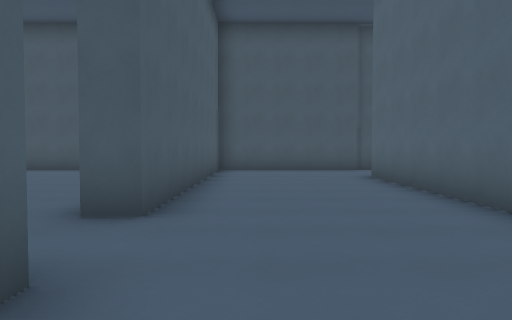
View 1 (above)

20 first-person views from a walk through a Godot game level. The camera is 1.5 m above the floor, tilts 2° down and sees 70° across. The floor is counted in squares, 2 m on a side. Each view is taken from the middle of a square. On the plan, view 1 faces up. The plan holds only what a view shows up to about 11 squares ahead; the rest is blank. The place goes on beyond the plan. Characters and animated objects are not drawn.

View 2
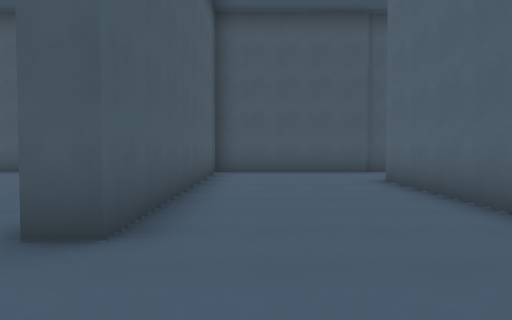

View 3
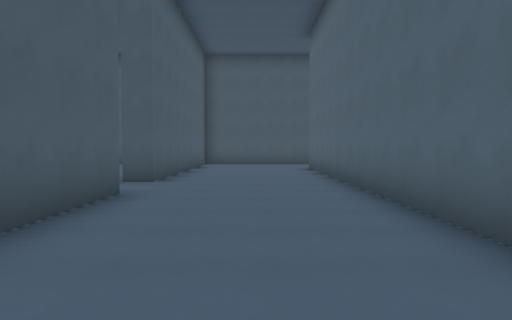

View 4
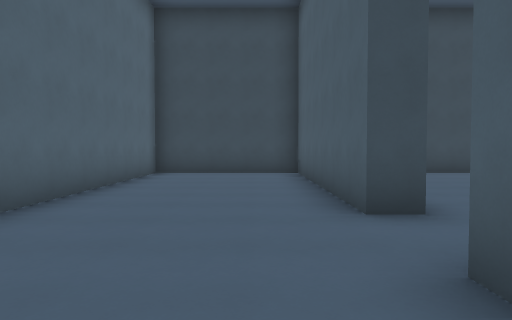

View 5
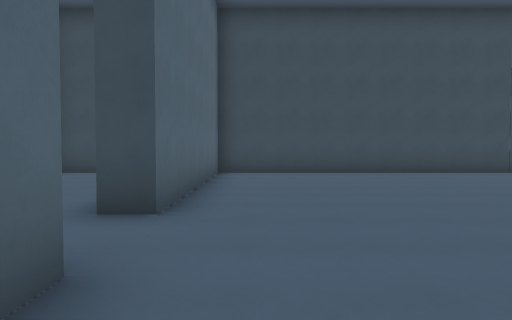

View 6
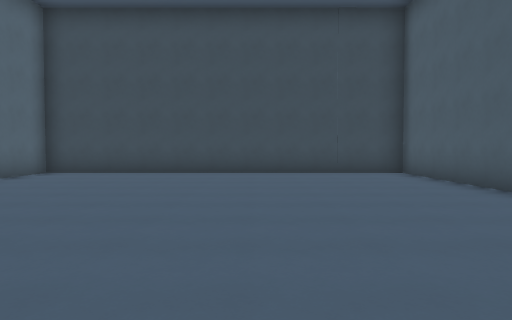

View 7
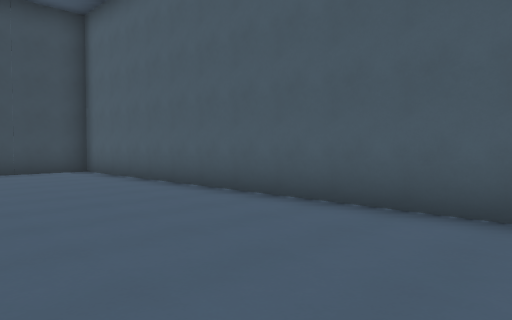

View 8
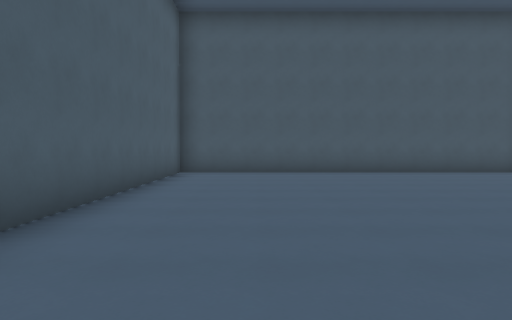

View 9
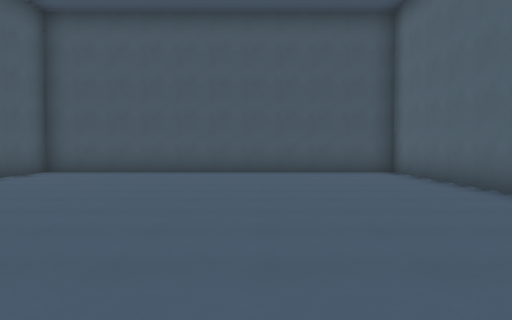

View 10
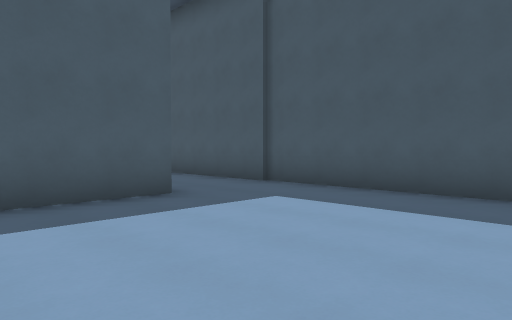

View 11
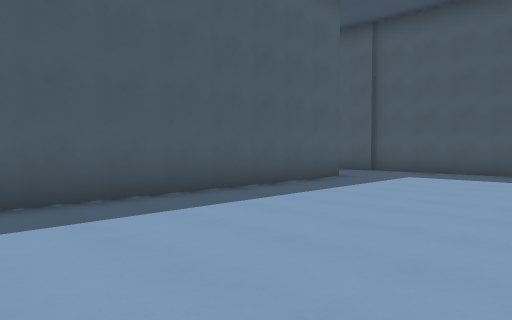

View 12
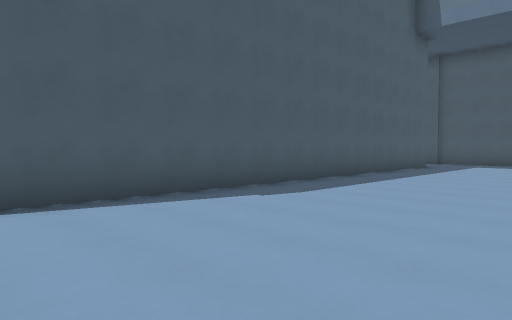

View 13
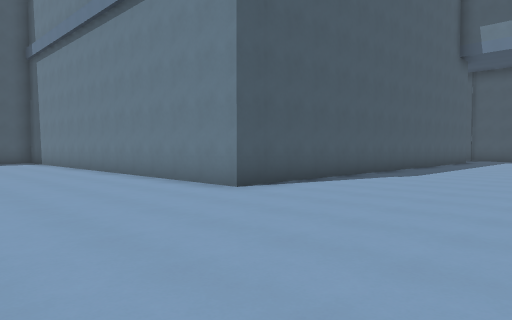

View 14
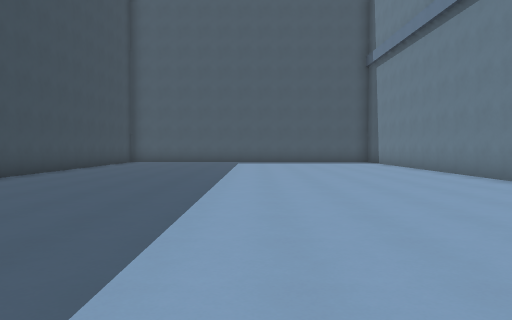

View 15
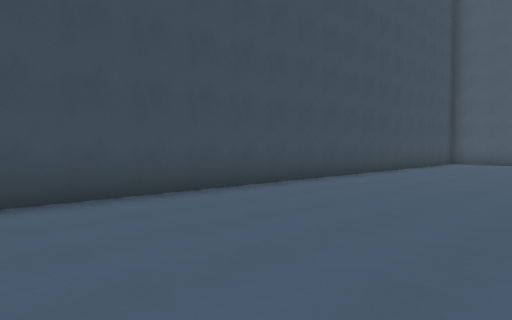

View 16
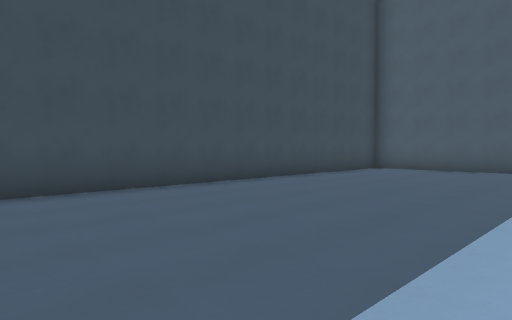

View 17
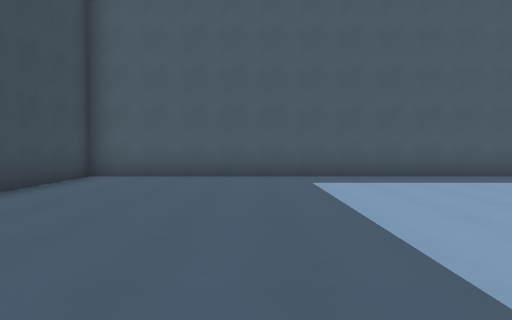

View 18
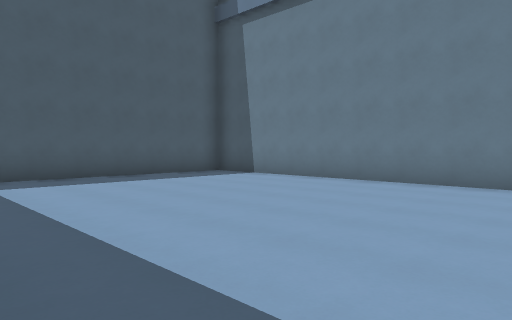

View 19
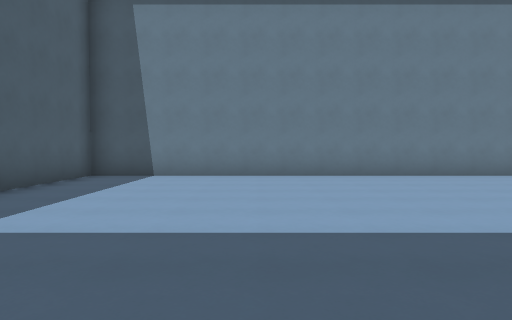

View 20
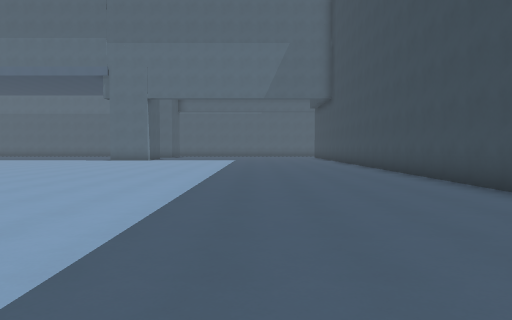

### Floor plan
Points are (right, up) in squares from view 1. A wall is a line through its corners. A room is listed if a view was taken in it or the views show most of it. See-through windows are left out.
Room 1 (views 1, 2, 3, 4)
walls: (-1.9, 1.9) (-1.2, 1.9) (-1.2, -4.6) (2.9, -4.6) (2.9, 9.2); (2.5, 11.9) (-1.2, 11.9) (-1.2, 3.9) (-1.9, 3.9)
ways out: opening at (-2, 2.5) to room 2; opening at (3, 10.5) to room 3
Room 2 (views 5, 6, 7, 8, 9)
walls: (-1.9, 3.9) (-1.9, 4.5); (-1.9, 6.8) (-1.9, 11.9) (-12.3, 11.9) (-12.3, -4.6) (-1.9, -4.6) (-1.9, 1.9)
ways out: opening at (-2, 2.5) to room 1
Room 3 (views 10, 11, 12, 13, 14, 15, 16, 17, 18, 19, 20)
walls: (3.8, 9.2) (3.8, -5.4) (-10.4, -5.4) (-10.4, -17.3) (9, -17.3); (8, 11.9) (2.5, 11.9)
ways out: opening at (3, 10.5) to room 1

Positions as (right, up) in squares from view 1, and headings:
1: (0, 0), facing up
2: (0, 1), facing up
3: (1, -4), facing up
4: (0, 6), facing down
5: (-3, 6), facing down
6: (-8, 6), facing down
7: (-8, 7), facing down-left
8: (-10, 1), facing up
9: (-6, 1), facing up
10: (9, 6), facing up-left
11: (9, 1), facing up-left
12: (9, -5), facing up-left
13: (9, -10), facing up-left
14: (8, -11), facing left
15: (7, -12), facing down-left
16: (2, -11), facing down-left
17: (-1, -13), facing left
18: (-1, -13), facing up-left
19: (-6, -15), facing up
20: (-2, -13), facing right
